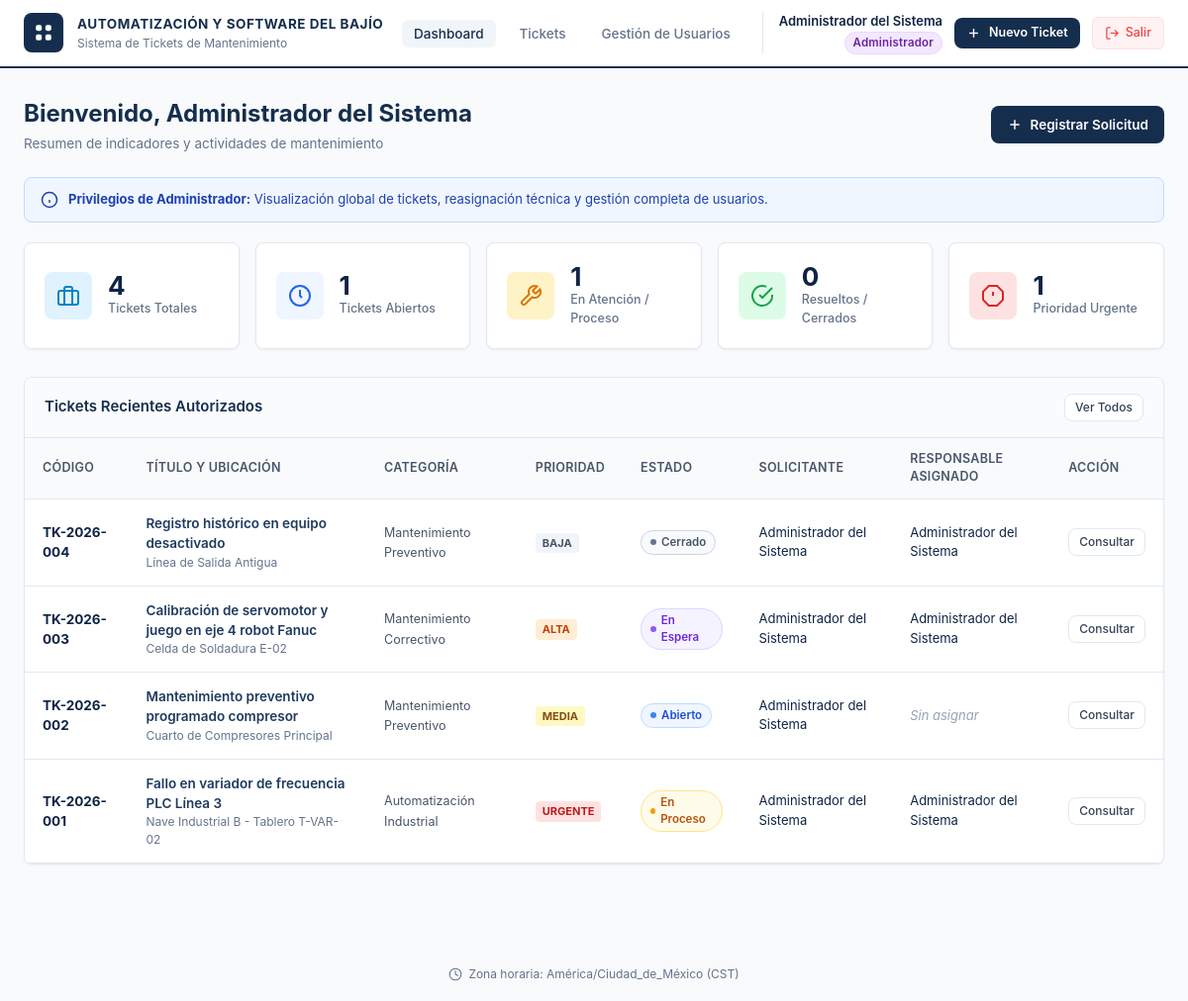
/dashboard (signed in), run on the app's committed database.
### tables this page shows
CREATE TABLE usuarios (
    id INTEGER PRIMARY KEY AUTOINCREMENT,
    username TEXT UNIQUE NOT NULL COLLATE NOCASE,
    email TEXT UNIQUE NOT NULL COLLATE NOCASE,
    password_hash TEXT NOT NULL,
    salt TEXT NOT NULL,
    nombre_completo TEXT NOT NULL,
    rol TEXT NOT NULL CHECK(rol IN ('Admin', 'Usuario', 'Responsable')),
    estado TEXT NOT NULL DEFAULT 'Activo' CHECK(estado IN ('Activo', 'Inactivo')),
    created_at TIMESTAMP DEFAULT CURRENT_TIMESTAMP,
    updated_at TIMESTAMP DEFAULT CURRENT_TIMESTAMP
);

CREATE TABLE tickets (
    id INTEGER PRIMARY KEY AUTOINCREMENT,
    codigo TEXT UNIQUE NOT NULL,
    titulo TEXT NOT NULL,
    descripcion TEXT NOT NULL,
    situacion_problema TEXT,
    detector_nombre TEXT,
    categoria TEXT NOT NULL,
    prioridad TEXT NOT NULL CHECK(prioridad IN ('Baja', 'Media', 'Alta', 'Urgente')),
    estado TEXT NOT NULL DEFAULT 'Abierto' CHECK(estado IN ('Abierto', 'En Proceso', 'En Espera', 'Resuelto', 'Cerrado', 'Cancelado', 'Duplicado')),
    solicitante_id INTEGER NOT NULL REFERENCES usuarios(id),
    responsable_id INTEGER REFERENCES usuarios(id),
    equipo_id INTEGER REFERENCES equipos(id),
    area_id INTEGER REFERENCES areas(id),
    ubicacion_equipo TEXT,
    ticket_relacionado_id INTEGER REFERENCES tickets(id),
    motivo_reasignacion TEXT,
    motivo_espera TEXT,
    motivo_cancelacion TEXT,
    fecha_inicio_atencion TIMESTAMP,
    fecha_resolucion TIMESTAMP,
    fecha_cierre TIMESTAMP,
    tiempo_espera_minutos INTEGER DEFAULT 0,
    ultima_fecha_espera TIMESTAMP,
    created_at TIMESTAMP DEFAULT CURRENT_TIMESTAMP,
    updated_at TIMESTAMP DEFAULT CURRENT_TIMESTAMP
);

### Sprint_3/app.py (the view)
@app.route("/dashboard")
def dashboard():
    user = get_logged_user()
    if not user:
        return redirect(url_for("login", notice="logged_out"))
    stats = TicketModel.get_stats_for_user(user)
    recent_tickets = TicketModel.get_tickets_for_user(user)[:6]
    return render_template("dashboard.html", user=user, stats=stats, recent_tickets=recent_tickets)

### Sprint_3/app.py (called while the page is built)
@app.context_processor
def inject_globals():
    return {
        "COMPANY_NAME": COMPANY_NAME,
        "SYSTEM_NAME": SYSTEM_NAME,
        "TIMEZONE_LABEL": TIMEZONE_LABEL
    }

@app.after_request
def add_no_cache_headers(response):
    response.headers["Cache-Control"] = "no-cache, no-store, must-revalidate"
    response.headers["Pragma"] = "no-cache"
    response.headers["Expires"] = "0"
    return response

def get_logged_user():
    uid = session.get("user_id")
    if not uid:
        return None
    user = UserModel.get_by_id(uid)
    if not user or user.get("estado") != "Activo":
        session.clear()
        return None
    return user

### Sprint_3/database/db.py (called while the page is built, shortened)
def get_db_connection():
    os.makedirs(DATABASE_PATH.parent, exist_ok=True)
    conn = sqlite3.connect(DATABASE_PATH)
    conn.row_factory = sqlite3.Row
    conn.execute("PRAGMA foreign_keys = ON;")
    return conn

### Sprint_3/models/sprint_1/user.py (called while the page is built)
    @staticmethod
    def get_by_id(user_id: int):
        conn = get_db_connection()
        user = conn.execute("SELECT * FROM usuarios WHERE id = ?;", (user_id,)).fetchone()
        conn.close()
        return dict(user) if user else None

### Sprint_4/templates/sprint_1/dashboard.html (shortened to what this page needs)
<!DOCTYPE html>
<html lang="es">
<head>
  <link rel="stylesheet" href="/static/css/styles.css">
</head>
<body>
  <header class="main-header">
    <div class="header-container">
      <a href="/dashboard" class="brand-wrapper">
        <div class="brand-icon">
          <svg viewBox="0 0 24 24" fill="currentColor">
            <rect x="3.5" y="3.5" width="6.5" height="6.5" rx="2"></rect>
            <rect x="14" y="3.5" width="6.5" height="6.5" rx="2"></rect>
            <rect x="3.5" y="14" width="6.5" height="6.5" rx="2"></rect>
            <rect x="14" y="14" width="6.5" height="6.5" rx="2"></rect>
          </svg>
        </div>
        <div class="brand-texts">
          <span class="brand-title">AUTOMATIZACIÓN Y SOFTWARE DEL BAJÍO</span>
          <span class="brand-subtitle">Sistema de Tickets de Mantenimiento</span>
        </div>
      </a>
      <nav class="header-nav">
        <ul class="nav-links">
          <li><a href="/dashboard" class="nav-link active">Dashboard</a></li>
          <li><a href="/tickets" class="nav-link">Tickets</a></li>
          {% if user.rol == "Admin" %}
          <li><a href="/admin/usuarios" class="nav-link">Gestión de Usuarios</a></li>
          {% endif %}
        </ul>
        <div class="user-profile-menu">
          <div class="user-meta">
            <span class="user-name">{{ user.nombre_completo }}</span>
            {% if user.rol == "Admin" %}
              <span class="badge-role badge-role-admin">Administrador</span>
            {% elif user.rol == "Responsable" %}
              <span class="badge-role badge-role-responsable">Responsable Técnico</span>
            {% else %}
              <span class="badge-role badge-role-usuario">Usuario Solicitante</span>
            {% endif %}
          </div>
          <a href="/tickets/nuevo" class="btn-primary" style="padding: 6px 12px; font-size: 12.5px;">
            <svg width="15" height="15" viewBox="0 0 24 24" fill="none" stroke="currentColor" stroke-width="2.2">
              <line x1="12" y1="5" x2="12" y2="19"></line>
              <line x1="5" y1="12" x2="19" y2="12"></line>
            </svg>
            Nuevo Ticket
          </a>
          <a href="/logout" class="btn-logout" title="Cerrar Sesión Segura">
            <svg width="15" height="15" viewBox="0 0 24 24" fill="none" stroke="currentColor" stroke-width="2">
              <path d="M9 21H5a2 2 0 0 1-2-2V5a2 2 0 0 1 2-2h4"></path>
              <polyline points="16 17 21 12 16 7"></polyline>
              <line x1="21" y1="12" x2="9" y2="12"></line>
            </svg>
            Salir
          </a>
        </div>
      </nav>
    </div>
  </header>
  <main class="main-content">
    <div class="page-header-row">
      <div>
        <h1 class="page-title">Bienvenido, {{ user.nombre_completo }}</h1>
        <p class="page-description">Resumen de indicadores y actividades de mantenimiento</p>
      </div>
      <div>
        <a href="/tickets/nuevo" class="btn-primary">
          <svg width="16" height="16" viewBox="0 0 24 24" fill="none" stroke="currentColor" stroke-width="2.2">
            <line x1="12" y1="5" x2="12" y2="19"></line>
            <line x1="5" y1="12" x2="19" y2="12"></line>
          </svg>
          Registrar Solicitud
        </a>
      </div>
    </div>
    <div class="scope-banner">
      <svg viewBox="0 0 24 24" fill="none" stroke="currentColor" stroke-width="2">
        <circle cx="12" cy="12" r="10"></circle>
        <line x1="12" y1="16" x2="12" y2="12"></line>
        <line x1="12" y1="8" x2="12.01" y2="8"></line>
      </svg>
      <div>
        {% if user.rol == "Admin" %}
          <strong>Privilegios de Administrador:</strong> Visualización global de tickets, reasignación técnica y gestión completa de usuarios.
        {% elif user.rol == "Responsable" %}
          <strong>Vista de Responsable Técnico:</strong> Acceso a los tickets asignados a tu cuenta para seguimiento, atención y resolución.
        {% else %}
          <strong>Vista de Usuario Solicitante:</strong> Mostrando únicamente los tickets solicitados por ti y el estado de tus requerimientos.
        {% endif %}
      </div>
    </div>
    <div class="kpi-grid">
      <div class="kpi-card kpi-total">
        <div class="kpi-icon">
          <svg width="24" height="24" viewBox="0 0 24 24" fill="none" stroke="currentColor" stroke-width="2">
            <rect x="2" y="7" width="20" height="14" rx="2" ry="2"></rect>
            <path d="M16 21V5a2 2 0 0 0-2-2h-4a2 2 0 0 0-2 2v16"></path>
          </svg>
        </div>
        <div>
          <div class="kpi-val">{{ stats.total }}</div>
          <div class="kpi-label">Tickets Totales</div>
        </div>
      </div>
      <div class="kpi-card kpi-open">
        <div class="kpi-icon">
          <svg width="24" height="24" viewBox="0 0 24 24" fill="none" stroke="currentColor" stroke-width="2">
            <circle cx="12" cy="12" r="10"></circle>
            <polyline points="12 6 12 12 14 14"></polyline>
          </svg>
        </div>
        <div>
          <div class="kpi-val">{{ stats.abiertos }}</div>
          <div class="kpi-label">Tickets Abiertos</div>
        </div>
      </div>
      <div class="kpi-card kpi-process">
        <div class="kpi-icon">
          <svg width="24" height="24" viewBox="0 0 24 24" fill="none" stroke="currentColor" stroke-width="2">
            <path d="M14.7 6.3a1 1 0 0 0 0 1.4l1.6 1.6a1 1 0 0 0 1.4 0l3.77-3.77a6 6 0 0 1-7.94 7.94l-6.91 6.91a2.12 2.12 0 0 1-3-3l6.91-6.91a6 6 0 0 1 7.94-7.94l-3.76 3.76z"></path>
          </svg>
        </div>
        <div>
          <div class="kpi-val">{{ stats.en_proceso }}</div>
          <div class="kpi-label">En Atención / Proceso</div>
        </div>
      </div>
      <div class="kpi-card kpi-resolved">
        <div class="kpi-icon">
          <svg width="24" height="24" viewBox="0 0 24 24" fill="none" stroke="currentColor" stroke-width="2">
            <path d="M22 11.08V12a10 10 0 1 1-5.93-9.14"></path>
            <polyline points="22 4 12 14.01 9 11.01"></polyline>
          </svg>
        </div>
        <div>
          <div class="kpi-val">{{ stats.resueltos }}</div>
          <div class="kpi-label">Resueltos / Cerrados</div>
        </div>
      </div>
      {% if stats.urgentes > 0 %}
      <div class="kpi-card kpi-urgent">
        <div class="kpi-icon">
          <svg width="24" height="24" viewBox="0 0 24 24" fill="none" stroke="currentColor" stroke-width="2">
            <polygon points="7.86 2 16.14 2 22 7.86 22 16.14 16.14 22 7.86 22 2 16.14 2 7.86 7.86 2"></polygon>
            <line x1="12" y1="8" x2="12" y2="12"></line>
            <line x1="12" y1="16" x2="12.01" y2="16"></line>
          </svg>
        </div>
        <div>
          <div class="kpi-val">{{ stats.urgentes }}</div>
          <div class="kpi-label">Prioridad Urgente</div>
        </div>
      </div>
      {% endif %}
    </div>
    <div class="content-card">
      <div class="content-card-header">
        <h2 class="content-card-title">Tickets Recientes Autorizados</h2>
        <a href="/tickets" class="btn-secondary" style="padding: 4px 10px; font-size: 12px;">Ver Todos</a>
      </div>
      <div class="table-responsive">
        <table class="custom-table">
          <thead>
            <tr>
              <th>Código</th>
              <th>Título y Ubicación</th>
              <th>Categoría</th>
              <th>Prioridad</th>
              <th>Estado</th>
              <th>Solicitante</th>
              <th>Responsable Asignado</th>
              <th>Acción</th>
            </tr>
          </thead>
          <tbody>
            {% for t in recent_tickets %}
            <tr>
              <td><strong>{{ t.codigo }}</strong></td>
              <td>
                <div style="font-weight: 600; color: #1e3a5f;">{{ t.titulo }}</div>
                <div style="font-size: 12px; color: #64748b;">{{ t.ubicacion_equipo }}</div>
              </td>
              <td><span style="font-size: 12.5px; color: #475569;">{{ t.categoria }}</span></td>
              <td>
                {% if t.prioridad == "Urgente" %}
                  <span class="badge-prio prio-urgente">Urgente</span>
                {% elif t.prioridad == "Alta" %}
                  <span class="badge-prio prio-alta">Alta</span>
                {% elif t.prioridad == "Media" %}
                  <span class="badge-prio prio-media">Media</span>
                {% else %}
                  <span class="badge-prio prio-baja">Baja</span>
                {% endif %}
              </td>
              <td>
                {% if t.estado == "Abierto" %}
                  <span class="badge-status status-abierto"><span class="badge-status-dot"></span>Abierto</span>
                {% elif t.estado == "En Proceso" %}
                  <span class="badge-status status-en-proceso"><span class="badge-status-dot"></span>En Proceso</span>
                {% elif t.estado == "En Espera" %}
                  <span class="badge-status status-en-espera"><span class="badge-status-dot"></span>En Espera</span>
                {% elif t.estado == "Resuelto" %}
                  <span class="badge-status status-resuelto"><span class="badge-status-dot"></span>Resuelto</span>
                {% else %}
                  <span class="badge-status status-cerrado"><span class="badge-status-dot"></span>Cerrado</span>
                {% endif %}
              </td>
              <td style="font-size: 13px;">{{ t.solicitante_nombre }}</td>
              <td style="font-size: 13px;">
                {% if t.responsable_nombre %}
                  {{ t.responsable_nombre }}
                {% else %}
                  <span style="color: #94a3b8; font-style: italic;">Sin asignar</span>
                {% endif %}
              </td>
              <td>
                <a href="/tickets/{{ t.id }}" class="btn-secondary" style="padding: 4px 10px; font-size: 12px;">Consultar</a>
              </td>
            </tr>
            {% endfor %}
          </tbody>
        </table>
      </div>
    </div>
  </main>
  <footer class="page-footer">
    <svg viewBox="0 0 24 24" fill="none" stroke="currentColor" stroke-width="1.8" stroke-linecap="round" stroke-linejoin="round">
      <circle cx="12" cy="12" r="10"></circle>
      <polyline points="12 6 12 12 16 14"></polyline>
    </svg>
    <span>Zona horaria: {{ TIMEZONE_LABEL }}</span>
  </footer>
</body>
</html>

### data on the page
usuarios: nombre_completo "Administrador del Sistema"
tickets: codigo "TK-2026-004", titulo "Registro histórico en equipo desactivado", ubicacion_equipo "Línea de Salida Antigua", categoria "Mantenimiento Preventivo", prioridad "BAJA", estado "Cerrado" (drawn), solicitante_nombre "Administrador del Sistema", responsable_nombre "Administrador del Sistema"
tickets: codigo "TK-2026-003", titulo "Calibración de servomotor y juego en eje 4 robot Fanuc", ubicacion_equipo "Celda de Soldadura E-02", categoria "Mantenimiento Correctivo", prioridad "ALTA", estado "En Espera" (drawn), solicitante_nombre "Administrador del Sistema", responsable_nombre "Administrador del Sistema"
tickets: codigo "TK-2026-002", titulo "Mantenimiento preventivo programado compresor", ubicacion_equipo "Cuarto de Compresores Principal", categoria "Mantenimiento Preventivo", prioridad "MEDIA", estado "Abierto" (drawn), solicitante_nombre "Administrador del Sistema", shows "Sin asignar"
tickets: codigo "TK-2026-001", titulo "Fallo en variador de frecuencia PLC Línea 3", ubicacion_equipo "Nave Industrial B - Tablero T-VAR-02", categoria "Automatización Industrial", prioridad "URGENTE", estado "En Proceso" (drawn), solicitante_nombre "Administrador del Sistema", responsable_nombre "Administrador del Sistema"

### other printed values
{{ stats.total }} "4"
{{ stats.abiertos }} "1"
{{ stats.en_proceso }} "1"
{{ stats.resueltos }} "0"
{{ stats.urgentes }} "1"
{{ TIMEZONE_LABEL }} "América/Ciudad_de_México (CST)"
